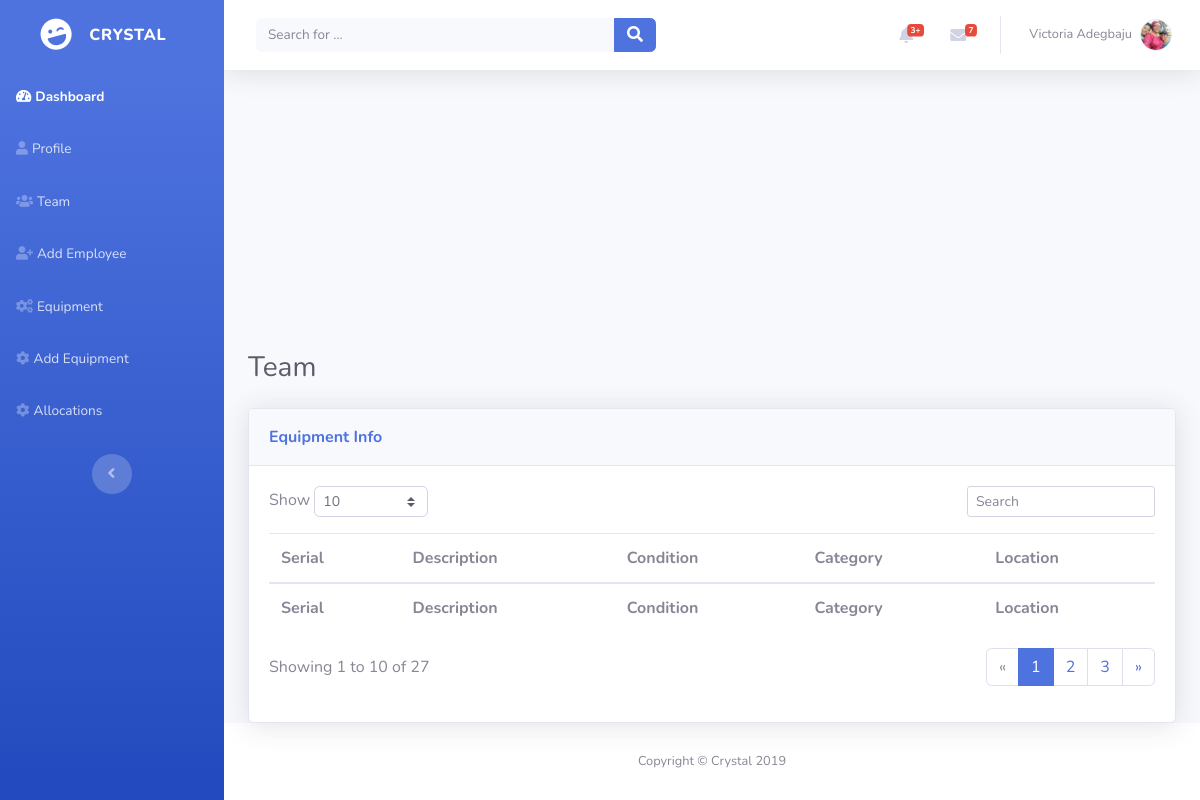
Screenshot of /equipments/ (signed in) with the database file from the repository.
### dashboard/models.py (models this page shows, shortened)
class User(AbstractUser):
    username = None
    first_name = models.CharField(_('first name'), max_length=30, blank=True)
    last_name = models.CharField(_('last name'), max_length=150, blank=True)
    email = models.EmailField(_('email address'), unique=True)
    USERNAME_FIELD = 'email'
    REQUIRED_FIELDS = []
    objects = UserManager()

class Employee(models.Model):
    user = models.OneToOneField(User, models.CASCADE)
    username = models.CharField(max_length=20)
    image = models.ImageField(upload_to=user_directory_path)
    email_verified = models.BooleanField(default=False)
    company = models.ForeignKey(Company, on_delete=models.CASCADE, default=1)
    location = models.ForeignKey(Location, on_delete=models.PROTECT, default=1)

### dashboard/views.py (the view)
# urls.py: path('equipments/', views.equipments, name='equipments'),
def equipments(request):
    if request.method == "GET":
        company = request.user.employee.company
        equipments = Equipment.objects.filter(company=company)
        return render(request, 'equipments.html', {'equipments': equipments})

### templates/equipments.html (shortened to what this page needs)
{% extends 'base_nav.html' %}
{% load static %}
{% load profile_extras %}
{% block content %}
    <div class="container-fluid">
        <h3 class="text-dark mb-4">Team</h3>
        <div class="card shadow">
            <div class="card-header py-3">
                <p class="text-primary m-0 font-weight-bold">Equipment Info</p>
            </div>
            <div class="card-body">
                <div class="row">
                    <div class="col-md-6 text-nowrap">
                        <div id="dataTable_length" class="dataTables_length" aria-controls="dataTable">
                            <label>Show&nbsp;<select
                                    class="form-control form-control-sm custom-select custom-select-sm">
                                <option value="10" selected="">10</option>
                            </select>&nbsp;</label></div>
                    </div>
                    <div class="col-md-6">
                        <div class="text-md-right dataTables_filter" id="dataTable_filter"><label><input
                                type="search" class="form-control form-control-sm"
                                aria-controls="dataTable" placeholder="Search"></label></div>
                    </div>
                </div>
                <div class="table-responsive table mt-2" id="dataTable" role="grid"
                     aria-describedby="dataTable_info">
                    <table class="table dataTable my-0" id="dataTable">
                        <thead>
                        <tr>
                            <th>Serial</th>
                            <th>Description</th>
                            <th>Condition</th>
                            <th>Category</th>
                            <th>Location</th>
                        </tr>
                        </thead>
                        <tfoot>
                        <tr>
                            <td><strong>Serial</strong></td>
                            <td><strong>Description</strong></td>
                            <td><strong>Condition</strong></td>
                            <td><strong>Category</strong></td>
                            <td><strong>Location</strong></td>
                        </tr>
                        </tfoot>
                    </table>
                </div>
                <div class="row">
                    <div class="col-md-6 align-self-center">
                        <p id="dataTable_info" class="dataTables_info" role="status" aria-live="polite">
                            Showing 1 to 10 of 27</p>
                    </div>
                    <div class="col-md-6">
                        <nav
                                class="d-lg-flex justify-content-lg-end dataTables_paginate paging_simple_numbers">
                            <ul class="pagination">
                                <li class="page-item disabled"><a class="page-link" href="#"
                                                                  aria-label="Previous"><span
                                        aria-hidden="true">«</span></a></li>
                                <li class="page-item active"><a class="page-link" href="#">1</a></li>
                                <li class="page-item"><a class="page-link" href="#">2</a></li>
                                <li class="page-item"><a class="page-link" href="#">3</a></li>
                                <li class="page-item"><a class="page-link" href="#" aria-label="Next"><span
                                        aria-hidden="true">»</span></a></li>
                            </ul>
                        </nav>
                    </div>
                </div>
            </div>
        </div>
    </div>
{% endblock %}

### templates/base_nav.html (shortened to what this page needs)
{% extends 'base.html' %}
{% load static %}
{% block sidenav %}
    <nav class="navbar navbar-dark align-items-start sidebar sidebar-dark accordion bg-gradient-primary p-0">
        <div class="container-fluid d-flex flex-column p-0">
            <a class="navbar-brand d-flex justify-content-center align-items-center sidebar-brand m-0" href="#">
                <div class="sidebar-brand-icon rotate-n-15"><i class="fas fa-laugh-wink"></i></div>
                <div class="sidebar-brand-text mx-3"><span>Crystal</span></div>
            </a>
            <ul class="nav navbar-nav text-light" id="accordionSidebar">
                <li class="nav-item" role="presentation"><a class="nav-link active" href="{% url 'dashboard' %}"><i
                        class="fas fa-tachometer-alt"></i><span>Dashboard</span></a></li>
                <li class="nav-item" role="presentation"><a class="nav-link" href="{% url 'profile' %}"><i
                        class="fas fa-user"></i><span>Profile</span></a></li>
                <li class="nav-item" role="presentation"><a class="nav-link" href="{% url 'team' %}"><i
                        class="fas fa-users"></i><span>Team</span></a></li>
                <li class="nav-item" role="presentation"><a class="nav-link" href="{% url 'add_employee' %}"><i
                        class="fas fa-user-plus"></i><span>Add Employee</span></a></li>
                <li class="nav-item" role="presentation"><a class="nav-link" href="{% url 'equipments' %}"><i
                        class="fas fa-cogs"></i><span>Equipment</span></a></li>
                <li class="nav-item" role="presentation"><a class="nav-link" href="{% url 'add_equipment' %}"><i
                        class="fas fa-cog"></i><span>Add Equipment</span></a></li>
                <li class="nav-item" role="presentation"><a class="nav-link" href="{% url 'allocations' %}"><i
                        class="fas fa-cog"></i><span>Allocations</span></a></li>
            </ul>
            <div class="text-center d-none d-md-inline">
                <button class="btn rounded-circle border-0" id="sidebarToggle"
                        type="button"></button>
            </div>
        </div>
    </nav>
{% endblock %}
{% block topnav %}
    <div id="content">
        <nav class="navbar navbar-light navbar-expand bg-white shadow mb-4 topbar static-top">
            <div class="container-fluid">
                <form class="form-inline d-none d-sm-inline-block mr-auto ml-md-3 my-2 my-md-0 mw-100 navbar-search">
                    <div class="input-group"><input class="bg-light form-control border-0 small" type="text"
                                                    placeholder="Search for ...">
                        <div class="input-group-append">
                            <button class="btn btn-primary py-0" type="button"><i
                                    class="fas fa-search"></i></button>
                        </div>
                    </div>
                </form>
                <ul class="nav navbar-nav flex-nowrap ml-auto">
                    <li class="nav-item dropdown no-arrow mx-1" role="presentation">
                        <div class="nav-item dropdown no-arrow"><a class="dropdown-toggle nav-link"
                                                                   data-toggle="dropdown"
                                                                   aria-expanded="false" href="#"><span
                                class="badge badge-danger badge-counter">3+</span><i
                                class="fas fa-bell fa-fw"></i></a>
                        </div>
                    </li>
                    <li class="nav-item dropdown no-arrow mx-1" role="presentation">
                        <div class="nav-item dropdown no-arrow"><a class="dropdown-toggle nav-link"
                                                                   data-toggle="dropdown"
                                                                   aria-expanded="false" href="#"><i
                                class="fas fa-envelope fa-fw"></i><span
                                class="badge badge-danger badge-counter">7</span></a>
                        </div>
                    </li>
                    <li class="nav-item dropdown no-arrow" role="presentation">
                        <div class="nav-item dropdown no-arrow"><a class="dropdown-toggle nav-link"
                                                                   data-toggle="dropdown"
                                                                   aria-expanded="false" href="#"><span
                                class="d-none d-lg-inline mr-2 text-gray-600 small">{{ user.first_name }}
                            {{ user.last_name }}</span><img class="border rounded-circle img-profile"
                                                            src={{ user.employee.image.url }}></a>
                        </div>
                    </li>
                </ul>
            </div>
        </nav>
    </div>
{% endblock %}

### rows the page displays
User: first_name "Victoria", last_name "Adegbaju", employee.image (picture)
